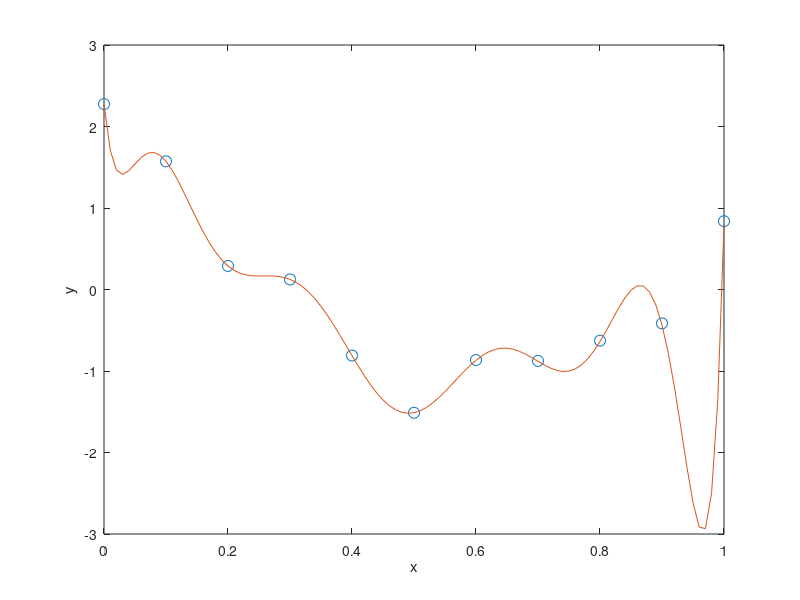

Reproduce this figure in MATLAB.
function basisRegression()

%returns the maximum likelihood weight vector for polynomial basis,
%assuming that observed values are perturbed by some Gaussian noise from
%such a polynomial basis
%X, list of data points for polynomial basis
%Y, values weights should be fitted to
%m, maximum order of polynomial basis
function v = maxLikelihoodPolynomialWeights(X, Y, m)
    s = '111111111111';
    n = size(Y, 2);
    x = zeros(n, m + 1);
    for r = 1:n
        for c = 1:(m + 1)
            x(r, c) = (X(r))^(c - 1);
        end
    end
    v = inv(x.'*x)*x.'*Y.';
end

function plotting()
    data = importdata('curvefittingp2.txt');

    X = data(1,:); Y = data(2,:);
    M = 10;
    
    function f = fittedPolynomial(X, Y, m, x)
        w = maxLikelihoodPolynomialWeights(X, Y, m);
        sum = 0;
        for i = 1:(m + 1)
            sum = sum + w(i)*(x^(i - 1));
        end
        f = sum;
    end
    
    x = (0:0.01:1);
    y = arrayfun(@(x) fittedPolynomial(X, Y, M, x), x);
%     disp(x);
%     f = fittedPolynomial(X, Y, 3, x);

    figure;
    plot(X, Y, 'o', 'MarkerSize', 8);
    hold on;
    plot(x,y);
%     plot(x, @(x) fittedPolynomial(X, Y, 3, x));
    hold off;
    xlabel('x'); ylabel('y');
end

plotting();
% [X, Y] = loadFittingDataP2();
% disp(maxLikelihoodPolynomialWeights(X, Y, 3));
    
end